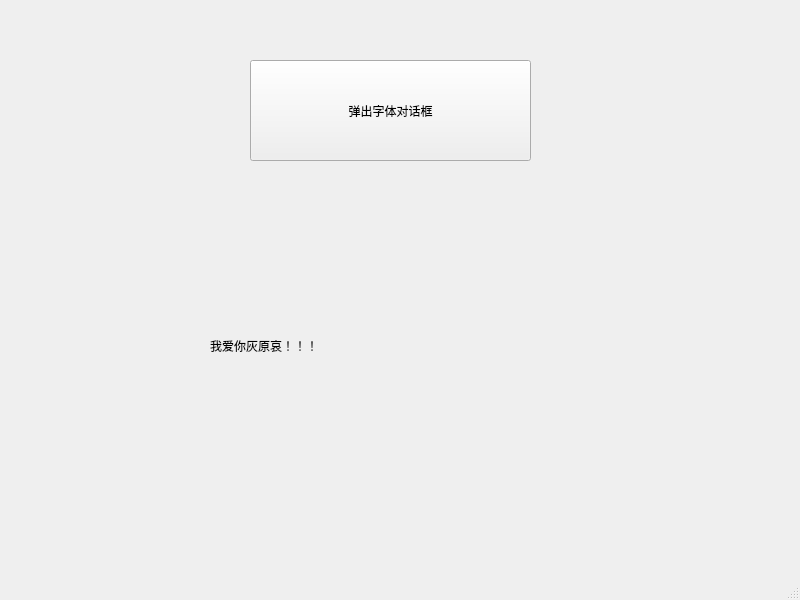
<?xml version="1.0" encoding="UTF-8"?>
<ui version="4.0">
 <class>MainWindow</class>
 <widget class="QMainWindow" name="MainWindow">
  <property name="geometry">
   <rect>
    <x>0</x>
    <y>0</y>
    <width>800</width>
    <height>600</height>
   </rect>
  </property>
  <property name="windowTitle">
   <string>MainWindow</string>
  </property>
  <widget class="QWidget" name="centralwidget">
   <widget class="QPushButton" name="QFontDialogBtn">
    <property name="geometry">
     <rect>
      <x>250</x>
      <y>60</y>
      <width>281</width>
      <height>101</height>
     </rect>
    </property>
    <property name="text">
     <string>弹出字体对话框</string>
    </property>
    <property name="iconSize">
     <size>
      <width>37</width>
      <height>36</height>
     </size>
    </property>
   </widget>
   <widget class="QLabel" name="testlabelBtn">
    <property name="geometry">
     <rect>
      <x>210</x>
      <y>250</y>
      <width>391</width>
      <height>191</height>
     </rect>
    </property>
    <property name="text">
     <string>我爱你灰原哀！！！</string>
    </property>
   </widget>
  </widget>
  <widget class="QMenuBar" name="menubar">
   <property name="geometry">
    <rect>
     <x>0</x>
     <y>0</y>
     <width>800</width>
     <height>26</height>
    </rect>
   </property>
  </widget>
  <widget class="QStatusBar" name="statusbar"/>
 </widget>
 <resources/>
 <connections/>
</ui>
